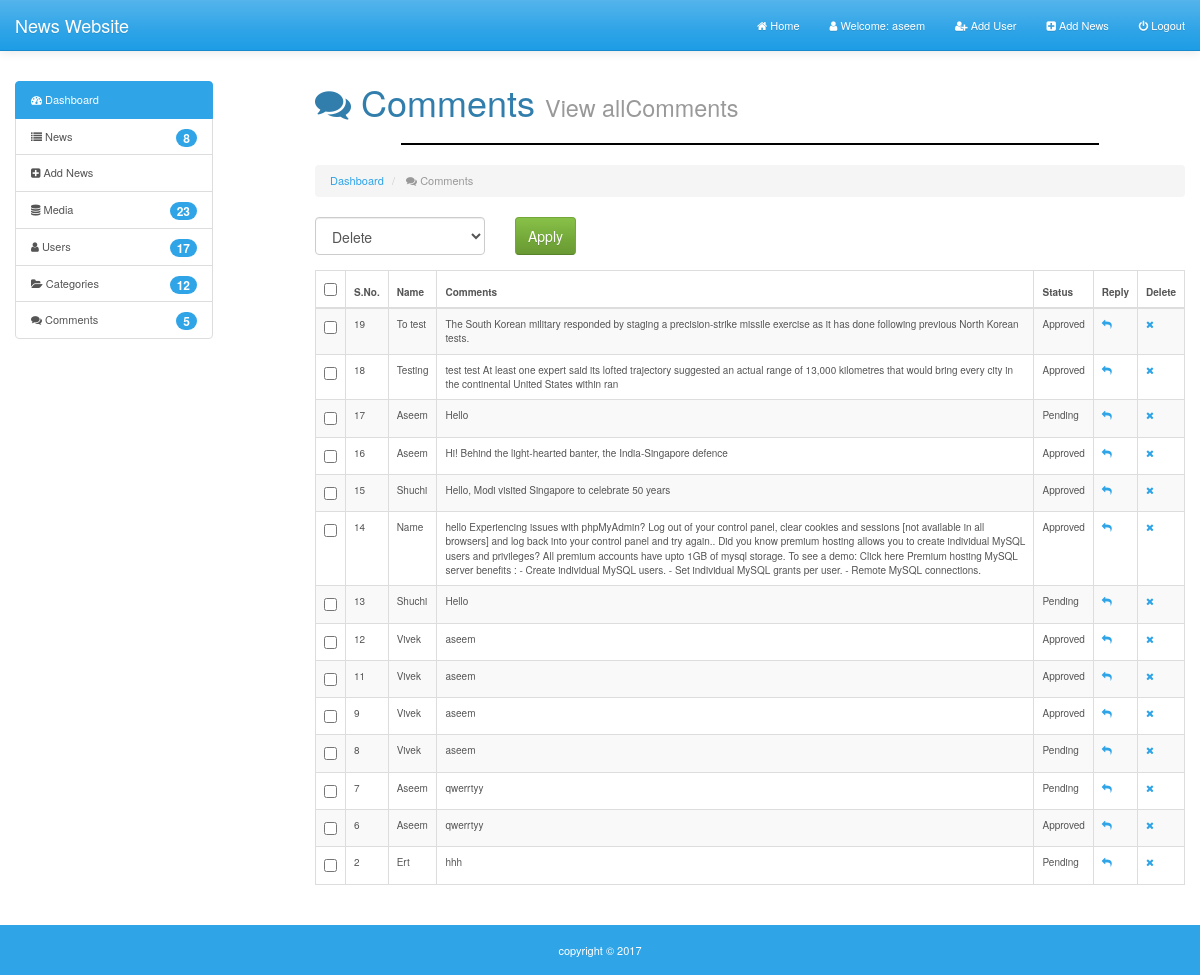
Page /comments.php (signed in) on the committed database.
### tables this page shows
CREATE TABLE IF NOT EXISTS `comments` (
  `id` int(11) NOT NULL AUTO_INCREMENT,
  `name` varchar(255) NOT NULL,
  `address` varchar(255) NOT NULL,
  `newsId` int(11) NOT NULL,
  `email` varchar(255) NOT NULL,
  `status` varchar(100) NOT NULL,
  `comment` text NOT NULL,
  PRIMARY KEY (`id`)
);

### comments.php (the view, shortened to what this page needs)
<!DOCTYPE html>
<html lang="en">
<head>
    <link rel="stylesheet" href="css/font-awesome.css">
    <link rel="stylesheet" href="https://maxcdn.bootstrapcdn.com/bootstrap/3.3.7/css/bootstrap.min.css">
    <link href="bootstrap/css/bootstrap.min.css" rel="stylesheet">
    <link rel="stylesheet" href="css/dashboard.css">
    <link rel="stylesheet" href="css/users.css">
    <link rel="stylesheet" href="css/mobile.css">
</head>
<body>
    <div id="wrapper">
    <?php require_once('incfile/headerAdmin.php');?>
    <section>
        <div class="container-fluid body-section">
            <div class="row">
                <div class="col-md-3 col-sm-12 col-xs-12">
                    <?php require_once('incfile/sideBarAdmin.php');?>
                </div>
                <div class="col-md-9 col-sm-12 col-xs-12 sideBarTopDashBoard">
                    <h1> <i class="fa fa-comments" aria-hidden="true"></i> Comments <small>View allComments</small></h1>
                    <hr class="lineDashboard">
                    <ol class="breadcrumb">
                        <li><a href="dashboard.php">Dashboard</a></li>
                        <li class="active"> <i class="fa fa-comments" aria-hidden="true"></i> Comments</li>
                    </ol>
                    <?php
                    $db = new PDO($dsn, $username, $password);
                    $query = "Select * from comments ORDER BY id DESC";
                    $result = $db->prepare($query);
                    $result->execute();
                    if($result->rowCount() > 0)
                    {
                    ?>
                     <form action="" method="post">
                    <div class="row">
                        <div class="col-sm-8">
                                <div class="row">
                                    <div class="col-xs-4">
                                        <div class="form-group">
                                             <select name="bulkoption" id="" class="form-control">
                                                <option value="delete">Delete</option>
                                            </select>
                                        </div>
                                    </div>
                                    <div class="col-xs-8">
                                        <input type="submit" class="btn btn-success" value="Apply">
                                </div>
                            </div>
                        </div>
                    </div>
                    <table class="table table-bordered table-striped">
                        <thead>
                            <tr>
                                <th><input type="checkbox" id="selectallboxes"></th>
                                <th>S.No.</th>
                                <th>Name</th>
                                <th>Comments</th>
                                <th>Status</th>
                                <th>Reply</th>
                                <th>Delete</th>
                            </tr>
                        </thead>
                        <tbody>
                            <?php
                            foreach($db->query($query) as $row){
                                $id = $row['id'];
                                $news_id = $row['newsId'];
                                $name = $row['name'];
                                $comment = $row['comment'];
                                $status = $row['status'];
                            ?>
                            <tr>
                                 <td><input type="checkbox" class="checkboxes" name="checkboxes[]" value="<?php echo $id;?>"></td>
                                <td><?php echo $id; ?></td>
                                <td><?php echo ucfirst($name); ?></td>
                               <td><?php echo $comment; ?></td>
                               <td><?php echo ucfirst($status); ?></td>
                                <td><a href='comments.php?edit=<?php echo$news_id; ?>'><i class="fa fa-reply"></i></a></td>
                                <td><a href='comments.php?del=<?php echo $id; ?>'><i class="fa fa-times"></i></a></td>
                            </tr>
                            <?php
                            }
                            ?>
                        </tbody>
                    </table>
                    <?php
                    }
                    else
                    {
                        echo"<center><h2>No Comments</h2></center>";
                    }
                    ?>
                    </form>
                </div>
            </div>
        </div>
    </section>
     <?php require_once('incfile/footerAdmin.php');?>
    </div>
</body>
</html>

### css/dashboard.css (style rules this page uses)
body, html { height: 100%; }
#wrapper { position: relative; min-height: 100%; }
body { padding-top: 60px; }
.lineDashboard { width: 80%; border: 1px solid black; }
.body-section { padding-bottom: 70px; }

### css/mobile.css (style rules this page uses)
@media screen and (max-width:1385px) and (min-width:967px) { body { font-size: 11px; } }
@media screen and (max-width:1385px) and (min-width:967px) { .table { font-size: 10px; } }

### rows in the picture
comments: id "19", name "To test", comment "The South Korean military responded by staging a precision-strike missile exercise as it has done following previous North Korean tests.", status "Approved"
comments: id "18", name "Testing", comment "test test At least one expert said its lofted trajectory suggested an actual range of 13,000 kilometres that would bring every city in the continental United States within ran", status "Approved"
comments: id "17", name "Aseem", comment "Hello", status "Pending"
comments: id "16", name "Aseem", comment "Hi! Behind the light-hearted banter, the India-Singapore defence", status "Approved"
comments: id "15", name "Shuchi", comment "Hello, Modi visited Singapore to celebrate 50 years", status "Approved"
comments: id "14", name "Name", comment "hello Experiencing issues with phpMyAdmin? Log out of your control panel, clear cookies and sessions [not available in all browsers] and log back into your control panel and try again.. Did you know premium hosting allows you to create individual MySQL users and privileges? All premium accounts have upto 1GB of mysql storage. To see a demo: Click here Premium hosting MySQL server benefits : - Create individual MySQL users. - Set individual MySQL grants per user. - Remote MySQL connections.", status "Approved"
comments: id "13", name "Shuchi", comment "Hello", status "Pending"
comments: id "12", name "Vivek", comment "aseem", status "Approved"
comments: id "11", name "Vivek", comment "aseem", status "Approved"
comments: id "9", name "Vivek", comment "aseem", status "Approved"
comments: id "8", name "Vivek", comment "aseem", status "Pending"
comments: id "7", name "Aseem", comment "qwerrtyy", status "Pending"
comments: id "6", name "Aseem", comment "qwerrtyy", status "Approved"
comments: id "2", name "Ert", comment "hhh", status "Pending"

### other values in the picture
$SESSION_username "aseem"
$news_rows "8"
$media_row_num "23"
$users_row_num "17"
$categories_row_num "12"
$num_rows "5"
